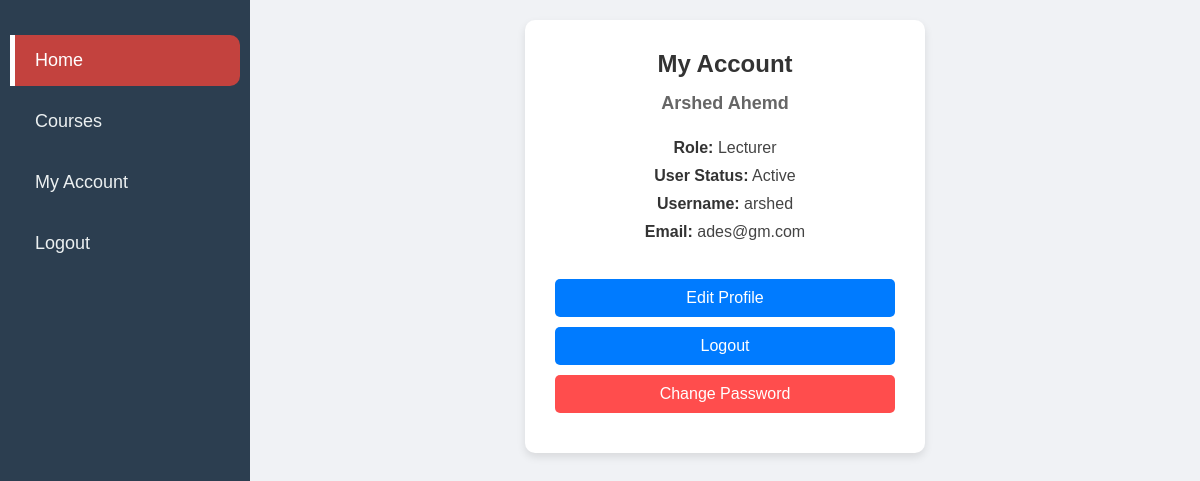
Page /templates/account.php (signed in) on the committed database.
### tables this page shows
CREATE TABLE `users` (
  `id` int NOT NULL AUTO_INCREMENT,
  `name` varchar(255) DEFAULT NULL,
  `username` varchar(45) NOT NULL,
  `password` varchar(255) NOT NULL,
  `email` varchar(255) DEFAULT NULL,
  `userstatus_id` int NOT NULL DEFAULT '1',
  `roles_id` int NOT NULL,
  PRIMARY KEY (`id`),
  UNIQUE KEY `username_UNIQUE` (`username`),
  KEY `fk_user_userstatus_idx` (`userstatus_id`),
  KEY `fk_user_roles1_idx` (`roles_id`),
  CONSTRAINT `fk_user_roles1` FOREIGN KEY (`roles_id`) REFERENCES `roles` (`id`),
  CONSTRAINT `fk_user_userstatus` FOREIGN KEY (`userstatus_id`) REFERENCES `userstatus` (`id`)
);

CREATE TABLE `roles` (
  `id` int NOT NULL AUTO_INCREMENT,
  `name` varchar(45) DEFAULT NULL,
  PRIMARY KEY (`id`)
);

CREATE TABLE `userstatus` (
  `id` int NOT NULL,
  `name` varchar(45) NOT NULL,
  PRIMARY KEY (`id`)
);

### templates/account.php (the view, shortened to what this page needs)
<?php
    include_once(__DIR__ ."/../includes/sidenav.php");
    include "./../config/database.php";
    $query = $conn->prepare("
        SELECT users.name, users.username, users.email, userstatus.name as user_status, roles.name as role
        FROM users
        JOIN userstatus ON users.userstatus_id = userstatus.id
        JOIN roles ON users.roles_id = roles.id
        WHERE users.id = ?");
    $query->bind_param("i", $_SESSION['user_id']);
    $query->execute();
    $result = $query->get_result();
    $userData = $result->fetch_assoc();
?>
<!DOCTYPE html>
<html lang="en">
<head>
    <link rel="stylesheet" href="./../assets/css/account.css">
</head>
<body>
    <div class="main-content">
        <div class="profile-card">
            <h1>My Account</h1>
            <h2><?php echo htmlspecialchars($userData['name']); ?></h2>
            <div class="profile-info">
                <p><strong>Role:</strong> <?php echo htmlspecialchars($userData['role']); ?></p>
                <p><strong>User Status:</strong> <?php echo htmlspecialchars($userData['user_status']); ?></p>
                <p><strong>Username:</strong> <?php echo htmlspecialchars($userData['username']); ?></p>
                <p><strong>Email:</strong> <?php echo htmlspecialchars($userData['email']); ?></p>
                <br>
            </div>
            <div class="profile-actions">
                <a href="#">Edit Profile</a>
                <a href="./logout.php">Logout</a>
                <a href="./changePassword.php">Change Password</a>
            </div>
        </div>
    </div>
</body>
</html>

### assets/css/sidenav.css (style rules this page uses)
* { box-sizing: border-box; margin: 0; padding: 0; }
body { font-family: Arial, sans-serif; background-color: #f4f4f4; }
.main-content { margin-left: 250px; padding: 20px; transition: margin-left 0.3s ease-in-out; }

### assets/css/account.css (style rules this page uses)
* { box-sizing: border-box; margin: 0; padding: 0; font-family: Arial, sans-serif; }
body { background-color: #f0f2f5; }
.profile-card { margin: auto; background-color: #fff; padding: 30px; border-radius: 10px; box-shadow: 0 4px 8px rgba(0, 0, 0, 0.1); width: 400px; text-align: center; }
.profile-card h1 { font-size: 24px; margin-bottom: 15px; color: #333; }
.profile-card h2 { font-size: 18px; margin-bottom: 25px; color: #666; }
.profile-info p { font-size: 16px; margin-bottom: 10px; color: #444; }
.profile-info p strong { color: #333; }
.profile-actions a { display: block; margin: 10px 0; padding: 10px 20px; background-color: #007bff; color: white; text-decoration: none; border-radius: 5px; transition: background-color 0.3s ease; }
.profile-actions a:last-child { background-color: #ff4d4d; }

### rows in the picture
users: name "Arshed Ahemd", roles.name "Lecturer", userstatus.name "Active", username "arshed", email "ades@gm.com"
